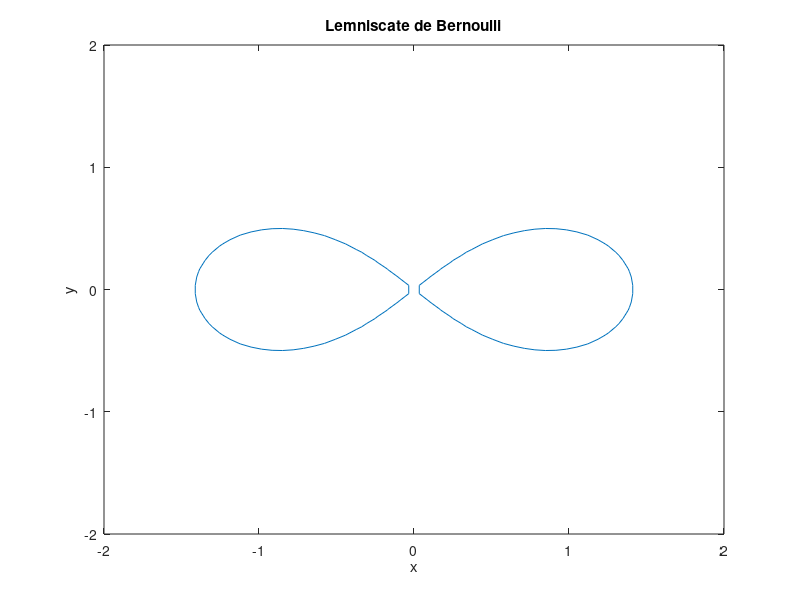
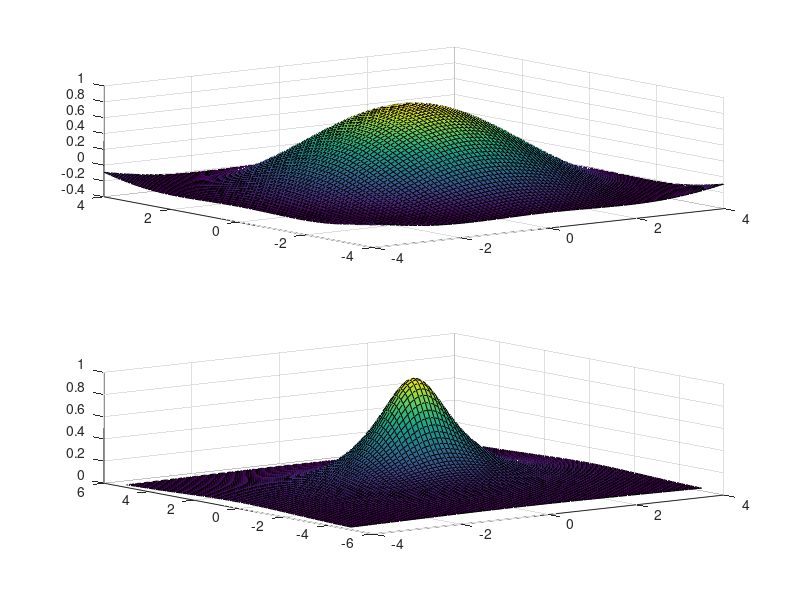
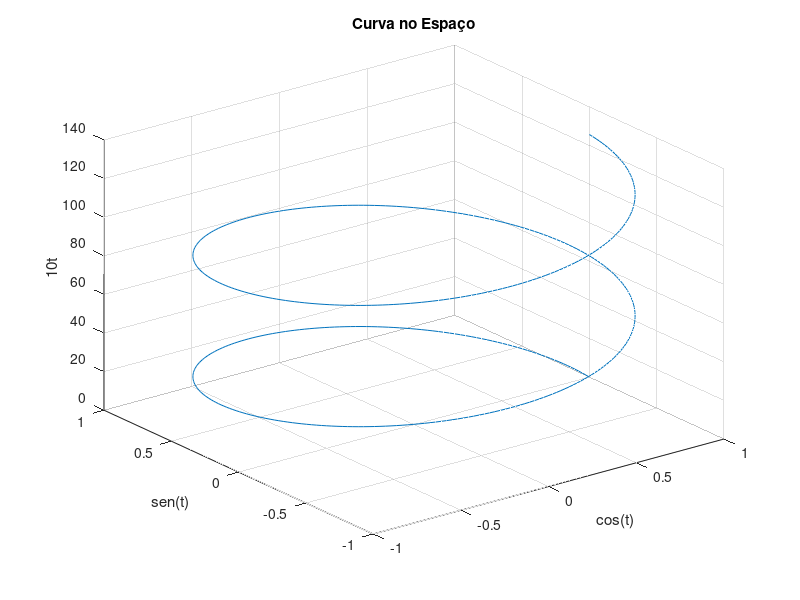

The MATLAB source for these figures, in order:
clc
%%3.2
figure(1)
ezplot('(((x^2)+(y^2))^2)-2*((x^2)-(y^2))',[-2,2])
title('Lemniscate de Bernoulli')
xlabel('x');
ylabel('y');
%%

%%3.5
figure(2)
subplot(2,1,1)

[X,Y] = meshgrid(-4:0.1:4,-4:0.1:4);
Z1 = sin(((X.^2)+(Y.^2)+1).^(1/2))./((X.^2)+(Y.^2)+1).^(1/2);
surf(X,Y,Z1)

subplot(2,1,2)
[X,Y] = meshgrid(-4:0.1:4,-5:0.1:5);
Z2 = 1./((X.^2)+(Y.^2)+1);
surf(X,Y,Z2)
%%

%%3.7
figure(3)
ezplot3('cos(t)','sin(t)','10*t',[0,4*pi])
title('Curva no Espaço');
xlabel('cos(t)');
ylabel('sen(t)');
zlabel('10t');
%%

%%4.1
z=complex(2,3);

#(a)
abs(z)

#(b)
angle(z)

#(c)
fprintf('z = ∣%d∣e%di\n',abs(z),angle(z));

#(d)
conj(z)

#(e)
(z*conj(z))^(1/2)
%%

%%5.1
A=[2 0 1+i;0 1 0;1+i 0 2+2i];
B=[1 2 i];

#(a)
det(A)

#(b)
inv(A)

#(c)
A^2

#(d)
A.*A

#(e)
abs(A)

#(f)
angle(A)

#(g)
real(A)
imag(A)

#(h)
x = B*inv(A)

%%
